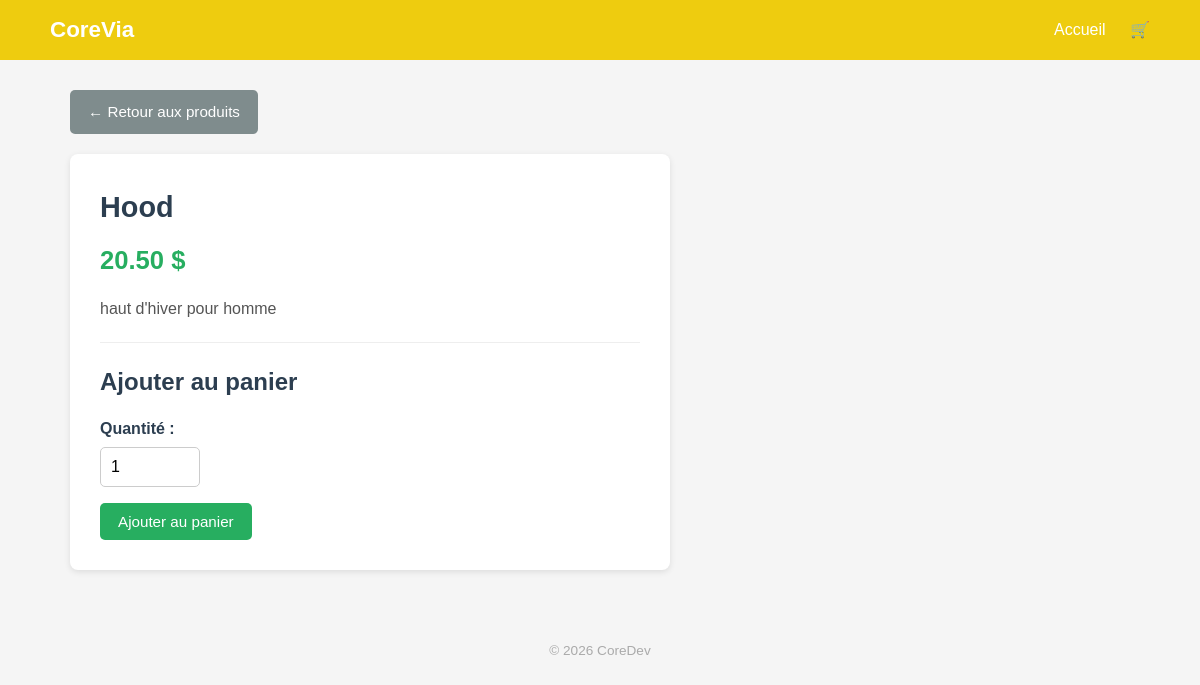
Page /product_detail.php?id=3 on the committed database.
### tables this page shows
CREATE TABLE `products` (
  `id` int(11) NOT NULL,
  `name` varchar(255) NOT NULL,
  `price` decimal(10,2) NOT NULL,
  `description` text DEFAULT NULL
);

### config.php (called while the page is built, shortened)
<?php
$host ='localhost';
$db = 'ecommerce_db';
$user= 'root';
$pass = '';
$charset = 'utf8mb4';
function get_pdo() {
 static $pdo = null;
global $host, $db, $user, $pass, $charset;
 if($pdo === null) {
 $dsn = "mysql:host=$host;dbname=$db;charset=$charset";
 $options = [
            PDO::ATTR_ERRMODE            => PDO::ERRMODE_EXCEPTION,
            PDO::ATTR_DEFAULT_FETCH_MODE => PDO::FETCH_ASSOC,
            PDO::ATTR_EMULATE_PREPARES   => false,
        ];
        try {
            $pdo = new PDO($dsn, $user, $pass, $options);
        } catch (PDOException $e) {
            error_log('Erreur connexion BD : ' . $e->getMessage());
            die('Erreur de connexion à la base de données. Veuillez réessayer plus tard.');
        }
    }
    return $pdo;
}
function get_product($id) {
    $pdo = get_pdo();
    $stmt = $pdo->prepare('SELECT id, name, price, description FROM products WHERE id = ?');
    $stmt->execute([$id]);
    return $stmt->fetch();
}

### product_detail.php (the view, shortened to what this page needs)
<?php
require_once 'config.php';
$id = isset($_GET['id']) ? (int)$_GET['id'] : 0;
$product = get_product($id);
include 'header.php';
?>
<a href="index.php" class="btn btn-secondary" style="margin-bottom:20px;display:inline-block;">&larr; Retour aux produits</a>
<div class="product-detail">
    <h1><?php echo htmlspecialchars($product['name']); ?></h1>
    <div class="price"><?php echo number_format($product['price'], 2); ?> $</div>
    <div class="description"><?php echo htmlspecialchars($product['description']); ?></div>
    <hr style="margin: 20px 0; border: none; border-top: 1px solid #eee;">
    <h2 style="margin-bottom:15px; color:#2c3e50;">Ajouter au panier</h2>
    <form action="add_to_cart.php" method="POST">
        <div class="form-group">
            <label for="quantity">Quantité :</label>
            <input type="number" id="quantity" name="quantity" value="1" min="1" max="100" style="width:100px;">
        </div>
        <button type="submit" class="btn btn-success">Ajouter au panier</button>
    </form>
</div>
</main>
<footer class="site-footer">
    <p>&copy; <?php echo date('Y'); ?> CoreDev</p>
</footer>
</body>
</html>

### styles.css (style rules this page uses)
* { box-sizing: border-box; margin: 0; padding: 0; }
body { font-family: Arial, sans-serif; background: #f5f5f5; color: #333; line-height: 1.6; }
.btn { display: inline-block; padding: 10px 18px; border: none; border-radius: 5px; cursor: pointer; font-size: 0.95rem; text-decoration: none; text-align: center; }
.btn-success { background: #27ae60; color: #fff; }
.btn-secondary { background: #7f8c8d; color: #fff; }
.product-detail { background: #fff; border-radius: 8px; box-shadow: 0 2px 6px rgba(0,0,0,0.1); padding: 30px; max-width: 600px; }
.product-detail h1 { font-size: 1.8rem; color: #2c3e50; margin-bottom: 10px; }
.product-detail .price { font-size: 1.6rem; font-weight: bold; color: #27ae60; margin-bottom: 15px; }
.product-detail .description { color: #555; margin-bottom: 20px; }
.form-group { margin-bottom: 16px; }
.form-group label { display: block; margin-bottom: 5px; font-weight: bold; color: #2c3e50; }
.form-group input, .form-group textarea { width: 100%; padding: 10px; border: 1px solid #ccc; border-radius: 5px; font-size: 1rem; }
.site-footer { text-align: center; padding: 30px; color: #aaa; font-size: 0.85rem; margin-top: 40px; }

### rows in the picture
products: name "Hood", price "20.50", description "haut d'hiver pour homme"
